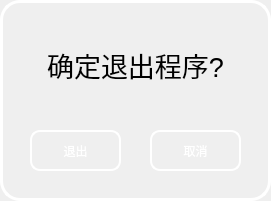
<?xml version="1.0" encoding="UTF-8"?>
<ui version="4.0">
 <class>ExitTipDialog</class>
 <widget class="QDialog" name="ExitTipDialog">
  <property name="geometry">
   <rect>
    <x>0</x>
    <y>0</y>
    <width>271</width>
    <height>201</height>
   </rect>
  </property>
  <property name="windowTitle">
   <string>Dialog</string>
  </property>
  <property name="styleSheet">
   <string notr="true">QDialog{
	border-radius:20px;
	border:3px solid white;
	color:white;
}

QPushButton{
	border-radius:10px;
	border:2px solid white;
	color:white;
	background:transparent;
}</string>
  </property>
  <widget class="QLabel" name="label">
   <property name="geometry">
    <rect>
     <x>30</x>
     <y>30</y>
     <width>211</width>
     <height>71</height>
    </rect>
   </property>
   <property name="styleSheet">
    <string notr="true">font: 75 20pt &quot;微软雅黑&quot;;</string>
   </property>
   <property name="text">
    <string>&lt;html&gt;&lt;head/&gt;&lt;body&gt;&lt;p&gt;&lt;span style=&quot; font-size:20pt;&quot;&gt;确定退出程序?&lt;/span&gt;&lt;/p&gt;&lt;/body&gt;&lt;/html&gt;</string>
   </property>
   <property name="alignment">
    <set>Qt::AlignCenter</set>
   </property>
  </widget>
  <widget class="QPushButton" name="btn_exit">
   <property name="geometry">
    <rect>
     <x>30</x>
     <y>130</y>
     <width>91</width>
     <height>41</height>
    </rect>
   </property>
   <property name="styleSheet">
    <string notr="true">/*默认状态的样式*/
QPushButton{
	border-radius:10px;
	border:2px solid white;
	color:white;
	background:transparent;
}

/*鼠标悬停的样式*/
QPushButton:hover{
	border:2px solid rgb(71,186,204);
	color:rgb(71,186,204);
	background:transparent;
}

/*被按下时的样式*/
QPushButton:pressed{
	border:2px solid white;
	color:white;
	background-color:rgb(71,186,204);
}

/*被禁用时的样式*/

QPushButton:!enabled{
	border:2px solid rgb(130,130,130);
	color:rgb(130,130,130);
}
</string>
   </property>
   <property name="text">
    <string>退出</string>
   </property>
  </widget>
  <widget class="QPushButton" name="btn_cancel">
   <property name="geometry">
    <rect>
     <x>150</x>
     <y>130</y>
     <width>91</width>
     <height>41</height>
    </rect>
   </property>
   <property name="styleSheet">
    <string notr="true">/*默认状态的样式*/
QPushButton{
	border-radius:10px;
	border:2px solid white;
	color:white;
	background:transparent;
}

/*鼠标悬停的样式*/

QPushButton:hover{
	border:2px solid rgb(71,186,204);
	color:rgb(71,186,204);
	background:transparent;
}

/*被按下时的样式*/
QPushButton:pressed{
	border:2px solid white;
	color:white;
	background-color:rgb(71,186,204);
}

/*被禁用时的样式*/
QPushButton:!enabled{
	border:2px solid rgb(130,130,130);
	color:rgb(130,130,130);
}
</string>
   </property>
   <property name="text">
    <string>取消</string>
   </property>
  </widget>
 </widget>
 <resources/>
 <connections/>
</ui>
